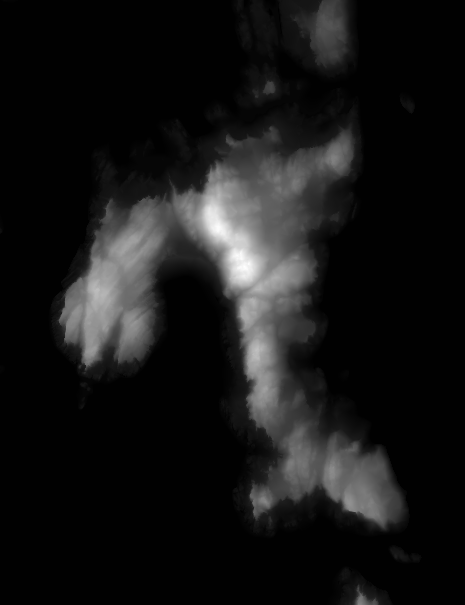
#> input picture _raster/_expzone_DEM.tif, 465 x 605 px
$ python '_traverse dijkstra paths.py'
#> lines starting #> are read from the running program, lines starting #| are printed output that depends on the picture
import heapq

import pandas as pd
import numpy as np
import seaborn as sns

import matplotlib.pyplot as plt
from matplotlib.colors import LogNorm, Normalize
from matplotlib.ticker import MaxNLocator

from scipy import ndimage
from PIL import Image

# adapted from blog post by Jude Capachietti
# https://judecapachietti.medium.com/dijkstras-algorithm-for-adjacency-matrix-in-python-a0966d7093e8
def dijkstra_eva(start_relcoord,end_relcoord):

#> called with start_relcoord = (391, 119), end_relcoord = (142, 330)
    def find_shortest_paths(graph, start_point, slopemap):
        # initialize graphs to track if a point is visited
        # current calculated distance from start to point
        # and previous point taken to get to current point
        visited = [[False for col in row] for row in graph]
        distance = [[float('inf') for col in row] for row in graph]
        distance[start_point[0]][start_point[1]] = 0

        #time = [[float('inf') for col in row] for row in graph]
        #time[start_point[0]][start_point[1]] = 0

        prev_point = [[None for col in row] for row in graph]
        n, m = len(graph), len(graph[0])
        number_of_points, visited_count = n * m, 0
        directions = [(0, 1), (1, 0), (-1, 0), (0, -1)]
        min_heap = []

        # min_heap item format:
        # (pt's dist from start on this path, pt's row, pt's col)
        heapq.heappush(min_heap, (distance[start_point[0]][start_point[1]], start_point[0], start_point[1]))

        while visited_count < number_of_points:
            current_point = heapq.heappop(min_heap)
            distance_from_start, row, col = current_point
            for direction in directions:
                new_row, new_col = row + direction[0], col + direction[1]
                if -1 < new_row < n and -1 < new_col < m and not visited[new_row][new_col]:

                    if graph[row][col] < 1.5:
                        dist_to_new_point = 100000000
                    else:
                        rel_slope =(graph[row][col]-graph[new_row][new_col])/5
                        abs_slope = slopemap[row][col]
                        if np.degrees(np.arctan(rel_slope)) > 20:
                            dist_to_new_point = 100000000
                        else:
                            #extra_weight = (-4.437*(10**-5)*(abs_slope**3))+(0.004032*(abs_slope**2))-(0.1206*abs_slope)+2.317
                            #extra_weight = 2.317 - extra_weight + 1
                            extra_weight = 1

                            time_to_new_point = (5/((2.2370775*np.exp(-3.5*abs((rel_slope)-0.00923238)))/3.6))/60
                            dist_to_new_point = time_to_new_point * extra_weight
                            dist_to_new_point = distance_from_start + dist_to_new_point

                    if dist_to_new_point < distance[new_row][new_col]:
                        #time[new_row][new_col] = time_to_new_point
                        distance[new_row][new_col] = dist_to_new_point
                        prev_point[new_row][new_col] = (row, col)
                        heapq.heappush(min_heap, (dist_to_new_point, new_row, new_col))
            visited[row][col] = True
            visited_count += 1

        return distance, prev_point

    # import elevation map as tif
    dem_file = '_raster/_expzone_DEM.tif'
    expzone = Image.open(dem_file)
#> expzone is the input picture: PIL image 465x605 F; min -1.25, max 99.07, mean 7.6
    expzone = np.array(expzone)
    # set all elevations <1.5 as sea
    expzone = np.where(expzone < 1.5, 0, expzone)
#> expzone: shape (605, 465) float32
    expzone = expzone[::-1,]
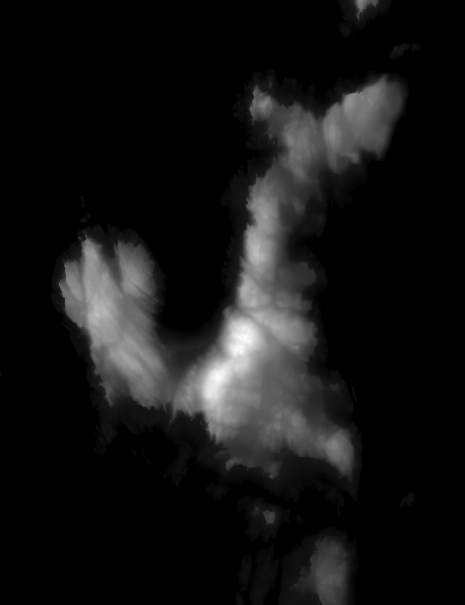
#> expzone: shape (605, 465) float32; min 0, max 99.07, mean 8; drawn with min black and max white

    # import sloope map as tif
    slope_file = '_raster/_expzone_SLOPE.tif'
    l_slope = Image.open(slope_file)
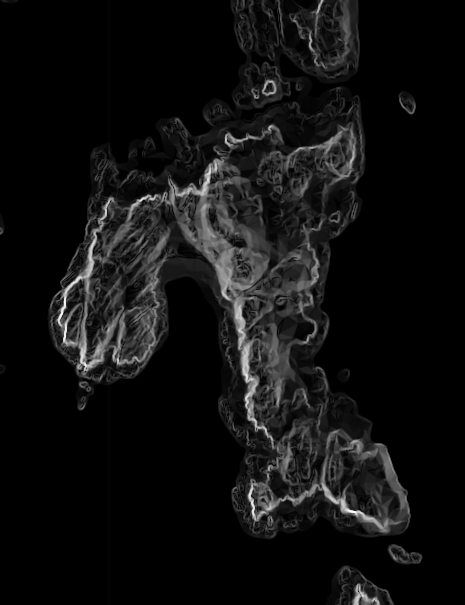
#> input picture _raster/_expzone_SLOPE.tif, 465 x 605 px
#> l_slope is the input picture: PIL image 465x605 F; min 0, max 74.71, mean 4.9
    l_slope = np.array(l_slope)

    # calculate time map to traverse to raster pixels from starting location
    distance, prev_point = find_shortest_paths(expzone, start_relcoord, l_slope) #Y THEN X
#> in find_shortest_paths, `visited = [[False for col in row] for row in graph]`: visited = 605 items
#> in find_shortest_paths, `n, m = len(graph), len(graph[0])`: n = 605; m = 465
#> in find_shortest_paths, `number_of_points, visited_count = n * m, 0`: number_of_points = 281325; visited_count = 0
#> the loop in find_shortest_paths, `while visited_count < number_of_points:` made 281325 passes
#> (distance_from_start, row, col) on passes 1 to 3: (0, 391, 119), (0.148, 391, 120), (0.195, 391, 118)
#> after the loop in find_shortest_paths, `while visited_count < number_of_points:`: visited_count = 281325
#> distance = 605 items; prev_point = 605 items
    distance = np.array(distance)
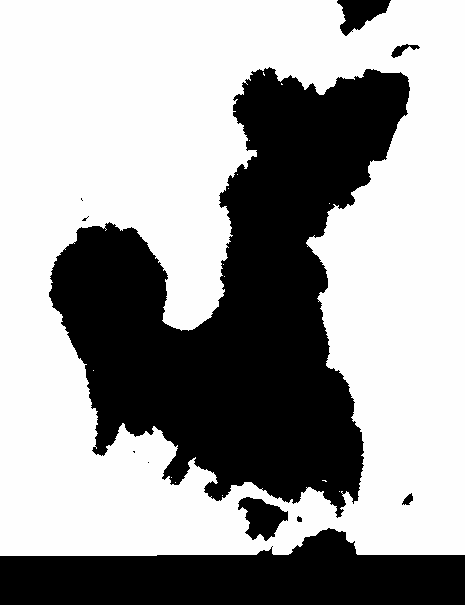
#> distance: shape (605, 465) float64; 9.6% of the values are NaN or infinite; the others: min 0, max 100000001.5, mean 68759257.6; drawn with min black, max white, NaN and infinite black
    distance = np.where(distance>240,np.nan,distance)
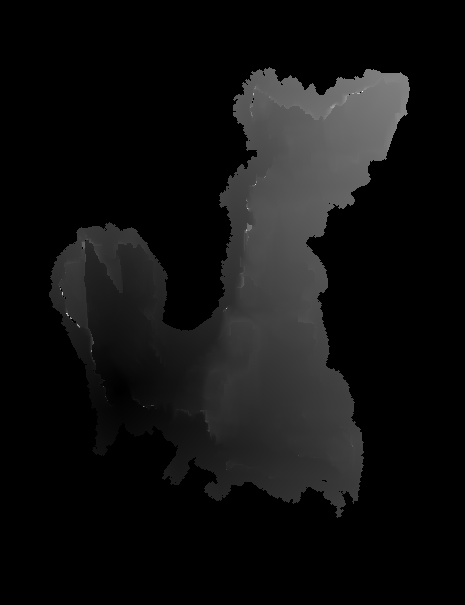
#> distance: shape (605, 465) float64; 71.77% of the values are NaN or infinite; the others: min 0, max 221, mean 50.63; drawn with min black, max white, NaN and infinite black
    # create dataframe from calculated time map
    _x = []
    _y = []
    _t = []
    for iy, ix in np.ndindex(distance.shape):
        _x.append(int(ix))
        _y.append(int(iy))
        _t.append(distance[int(iy)][int(ix)])
    df = pd.DataFrame.from_dict(np.array([_x,_y,_t]).T)
#> df = table of 281325 rows and 3 columns
    df.columns = ['X_value','Y_value','Z_value']
    df['X_value'] = pd.to_numeric(df['X_value'])
    df['Y_value'] = pd.to_numeric(df['Y_value'])
    df['Z_value'] = pd.to_numeric(df['Z_value'])
    # reset tif raster coordinates into OS coordinates
    lowerleft = (169455,706855)
    df['X_value'] = ((df['X_value']*5)+lowerleft[0])+2.5
    df['Y_value'] = ((df['Y_value']*5)+lowerleft[1])+2.5

    # export dataframe to csv
#> (the run stopped early here; a loop or call above may not have finished)
